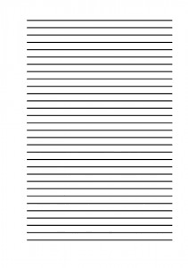
#> input picture Lab_3/img/lines.png, 188 x 268 px; its folder holds only this picture in this run
$ python -i main.py   (imports and definitions only)
#> lines starting #> are read from the running program, lines starting #| are printed output that depends on the picture
import numpy as np
import cv2 as cv
from tkinter import ttk
from tkinter import *
from scipy import ndimage as ndi
from skimage.feature import peak_local_max, canny, corner_peaks, corner_harris
from PIL import ImageTk, Image
from skimage.transform import probabilistic_hough_line


class MainSolution:
    def __init__(self, file):
#> called with file = 'img/lines.png'
        self.image = cv.imread(file)
#> self.image is the input picture: shape (268, 188, 3); min 0, max 255, mean 232.4
        self.back = None

    def filter(self):
        self.back = cv.cvtColor(cv.pyrMeanShiftFiltering(
            self.image, 15, 50), cv.COLOR_BGR2GRAY)
        img = Image.fromarray(self.back)
        img = img.resize((300, 300))
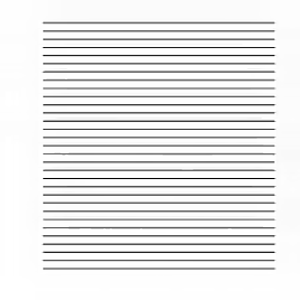
#> img: PIL image 300x300 L; min 1, max 255, mean 231.5
        return ImageTk.PhotoImage(img)

    def adaptive_threshold(self):
        thresh2 = cv.adaptiveThreshold(self.back, 255, cv.ADAPTIVE_THRESH_GAUSSIAN_C, cv.THRESH_BINARY, 11, 2)
        img = Image.fromarray(thresh2)
        img = img.resize((300, 300))
        return ImageTk.PhotoImage(img)

    def corner_detection(self):
        corners = corner_peaks(corner_harris(self.back), min_distance=5)
        result = np.zeros_like(self.image)
        result[corners[:, 0], corners[:, 1]] = [255, 0, 0]
        img = Image.fromarray(result)
        img = img.resize((300, 300))
        return ImageTk.PhotoImage(img)

    def line_detection(self):
        edges = canny(self.back)
        lines = probabilistic_hough_line(edges, threshold=15, line_length=3, line_gap=2)
        result = np.zeros_like(self.image)
        for p0, p1 in lines:
            cv.line(result, p0, p1, [255, 0, 0], 1)
        img = Image.fromarray(result)
        img = img.resize((300, 300))
        return ImageTk.PhotoImage(img)

    def brightness_gradient(self):
        gradient_x = cv.Sobel(self.back, cv.CV_64F, 1, 0, ksize=3)
        gradient_y = cv.Sobel(self.back, cv.CV_64F, 0, 1, ksize=3)
        gradient = np.sqrt(gradient_x ** 2 + gradient_y ** 2)
        gradient = (gradient * 255).astype(np.uint8)

        img = Image.fromarray(gradient)
        img = img.resize((300, 300))
        return ImageTk.PhotoImage(img)

    def global_threshold_upper(self):
        ret, thresh1 = cv.threshold(self.back, 0, 255, cv.THRESH_BINARY_INV | cv.THRESH_OTSU)
        img = Image.fromarray(thresh1)
        img = img.resize((300, 300))
        return ImageTk.PhotoImage(img)

    def global_threshold_lower(self):
        ret, thresh1 = cv.threshold(self.back, 0, 255, cv.THRESH_TOZERO | cv.THRESH_OTSU)
        img = Image.fromarray(thresh1)
        img = img.resize((300, 300))
        return ImageTk.PhotoImage(img)


# [44 lines not run here, left out]

>>> result = MainSolution('img/lines.png').filter()
